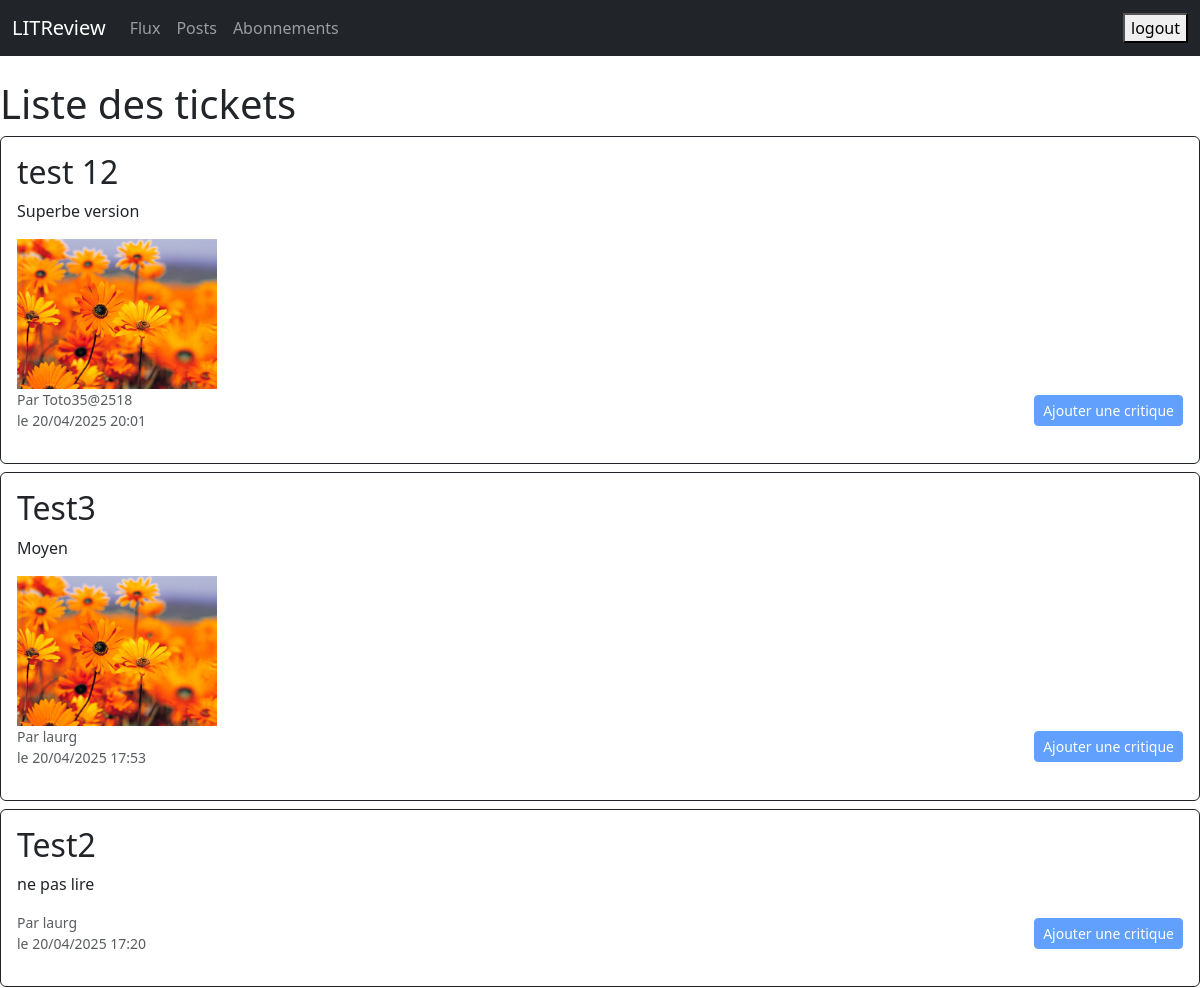
The page /reviews/flux/ (signed in, upper part) on the database as committed earlier.
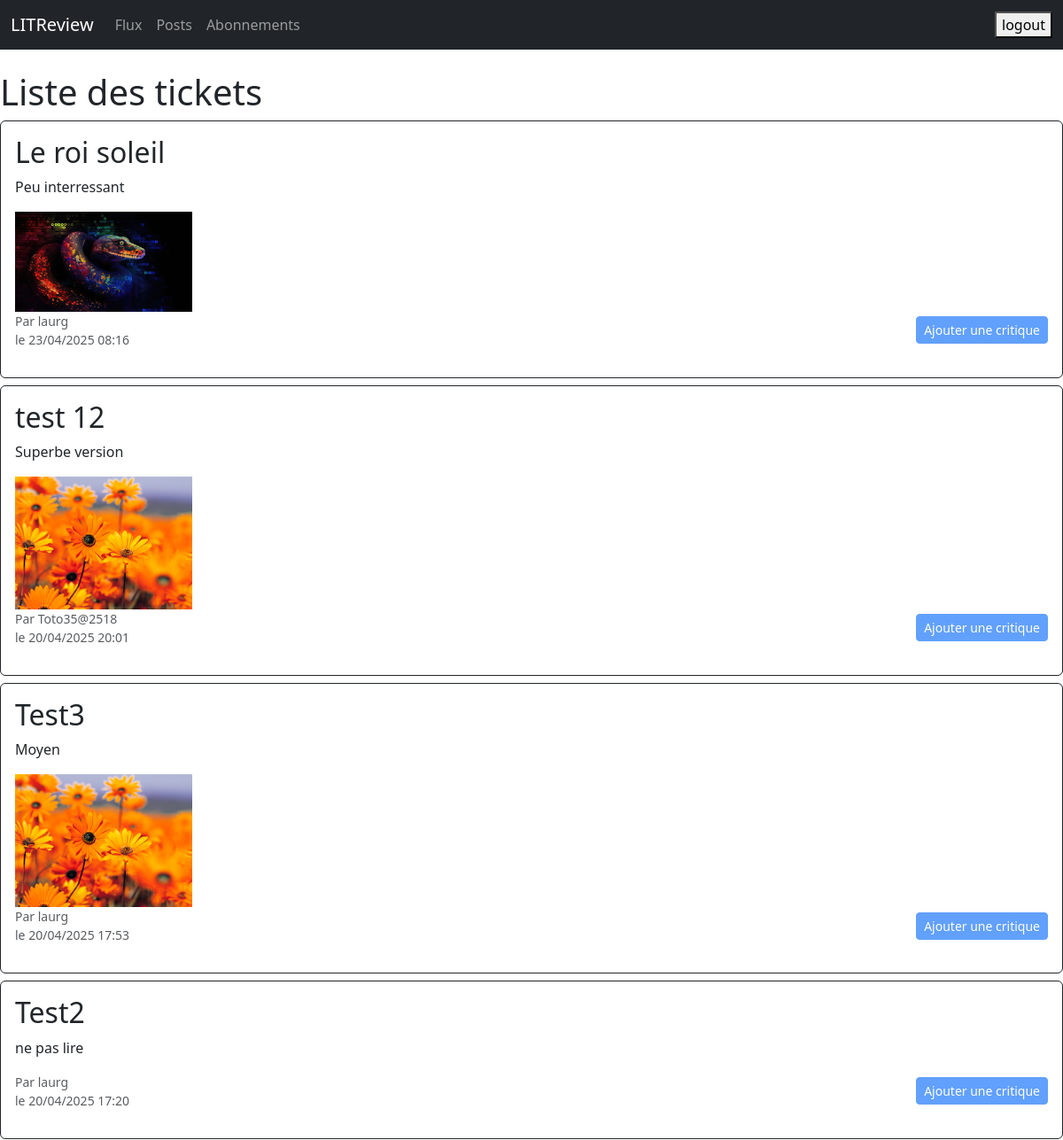
The same page on the database as committed later.
### reviews/models.py (models this page shows, shortened)
class Ticket(models.Model):
    title = models.CharField(max_length=128)
    description = models.TextField(max_length=2048, blank=True)
    user = models.ForeignKey(to=settings.AUTH_USER_MODEL, on_delete=models.CASCADE)
    image = models.ImageField(null=True, blank=True)
    time_created = models.DateTimeField(auto_now_add=True)
    def ordered_review_set(self):
        return self.review_set.all().order_by('-time_created')

### reviews/views.py (the view)
# urls.py: path('flux/', views.flux, name='flux'),
@login_required
def flux(request):
    followed_users_ids = UserFollows.objects.filter(user=request.user).values_list('followed_user_id', flat=True)
    tickets = Ticket.objects.filter(
        Q(user=request.user) | Q(user__in=followed_users_ids)
    ).order_by('-time_created')
    return render(request, 'reviews/ticket_list.html', {'tickets': tickets})

### templates/reviews/ticket_list.html (shortened to what this page needs)
{% load static %}
<!DOCTYPE html>
<html lang="fr">
<head>
    <link href="https://cdn.jsdelivr.net/npm/bootstrap@5.3.3/dist/css/bootstrap.min.css" rel="stylesheet">
    <link rel="stylesheet" href="{% static 'style.css' %}">
</head>
<body>
<nav class="navbar navbar-expand-lg navbar-dark bg-dark mb-4">
    <div class="container-fluid">
        <a class="navbar-brand" href="{% url 'login' %}">LITReview</a>
        <div class="collapse navbar-collapse">
            <ul class="navbar-nav me-auto">
                <li class="nav-item"><a class="nav-link" href="{% url 'flux' %}">Flux</a></li>
                <li class="nav-item"><a class="nav-link" href="{% url 'posts' %}">Posts</a></li>
                <li class="nav-item"><a class="nav-link" href="{% url 'abonnements' %}">Abonnements</a></li>
            </ul>
            <form method="post" action="{% url 'logout' %}">
                <button type="submit">logout</button>
            </form>
        </div>
    </div>
</nav>
<div class="form-container">
    <h1>Liste des tickets</h1>
    {% for ticket in tickets %}
        <div class="ticket-container border border-dark rounded p-3 mb-2">
            <h2>{{ ticket.title }}</h2>
            <p>{{ ticket.description }}</p>
            {% if ticket.image %}
                <img src="{{ ticket.image.url }}" alt="Image du ticket" style="max-width: 200px;">
            {% endif %}
            <div class="card-footer d-flex justify-content-between align-items-center">
                <small class="text-muted">Par {{ ticket.user }}<br>le {{ ticket.time_created|date:"d/m/Y H:i" }}</small>
                <button class="btn btn-sm btn-primary review-button" data-ticket-id="{{ ticket.id }}"
                        data-url="{% url 'create-review-for-ticket' ticket.id %}"
                        {% if ticket.ordered_review_set|length  > 0 %} disabled {% endif %}>
                    Ajouter une critique
                </button>
            </div>
        </div>
    {% empty %}
        <p>Aucun ticket pour le moment</p>
    {% endfor %}
</div>
</body>
</html>

Rows that differ between the two databases and show on the page:
added Ticket: title "Le roi soleil", description "Peu interressant", image (picture), user "laurg", time_created "23/04/2025 08:16"
